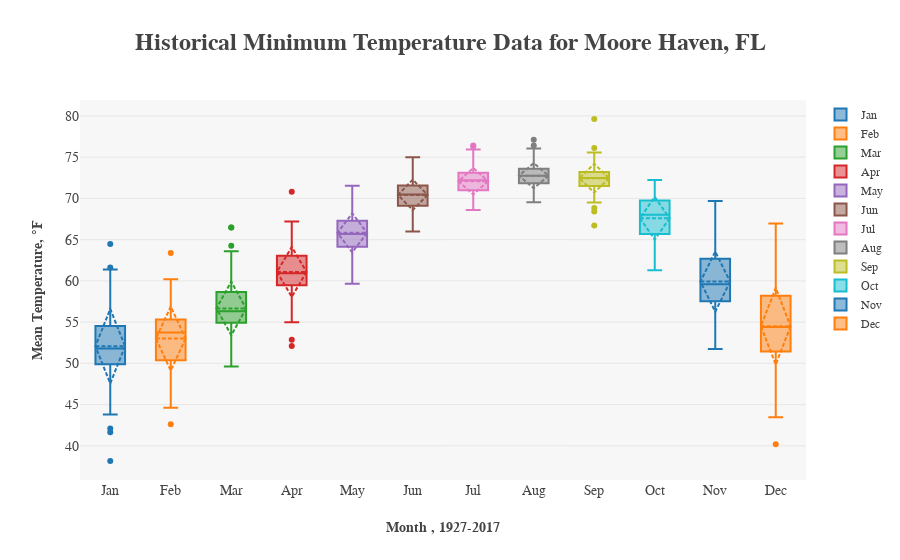

Notebook source saved alongside this figure:
### Markdown cell above
## Historical Maximum Temperature for Moore Haven, FL Evaluation Notes
Looking at the above plotly interactive box plot, I noticed a few things:
1. The summer months have a tighter spread from minimum to maximum than the winter months
2. Everything appears to be as expected with a temperature dataset spanning multiple decades

### Code cell
# Plot the historical weather Dataframe for Moore Haven, FL for some quick Exploratory
# Data Analysis (EDA)
# Generate an interactive plot using the plotly package
layout = go.Layout(
    plot_bgcolor="rgb(247,247,247)",
    legend=dict(font=dict(family="serif", size=12)),
    title="<b>Historical Minimum Temperature Data for Moore Haven, FL</b>",
    titlefont=dict(family="serif", size=24),
    yaxis=dict(title="<b>Mean Temperature, {0}F</b>".format(u'\xb0'), 
               titlefont=dict(family="serif", size=14),
               tickfont=dict(family="serif", size=14)),
    xaxis=dict(title="<b>Month , 1927-2017</b>", titlefont=dict(family="serif", size=14), 
               tickfont=dict(family="serif", size=14))
)

trace1 = go.Box(
    y=df_fl_tmin[1],
    boxmean="sd",
    name="Jan"
)

trace2 = go.Box(
    y=df_fl_tmin[2],
    boxmean="sd",
    name="Feb"
)

trace3 = go.Box(
    y=df_fl_tmin[3],
    boxmean="sd",
    name="Mar"
)

trace4 = go.Box(
    y=df_fl_tmin[4],
    boxmean="sd",
    name="Apr"
)

trace5 = go.Box(
    y=df_fl_tmin[5],
    boxmean="sd",
    name="May"
)

trace6 = go.Box(
    y=df_fl_tmin[6],
    boxmean="sd",
    name="Jun"
)

trace7 = go.Box(
    y=df_fl_tmin[7],
    boxmean="sd",
    name="Jul"
)

trace8 = go.Box(
    y=df_fl_tmin[8],
    boxmean="sd",
    name="Aug"
)

trace9 = go.Box(
    y=df_fl_tmin[9],
    boxmean="sd",
    name="Sep"
)

trace10 = go.Box(
    y=df_fl_tmin[10],
    boxmean="sd",
    name="Oct"
)

trace11 = go.Box(
    y=df_fl_tmin[11],
    boxmean="sd",
    name="Nov"
)

trace12 = go.Box(
    y=df_fl_tmin[12],
    boxmean="sd",
    name="Dec"
)

fig = go.Figure(data=[trace1, trace2, trace3, trace4, trace5, trace6, \
                      trace7, trace8, trace9, trace10, trace11, trace12], layout=layout)
py.offline.iplot(fig)
